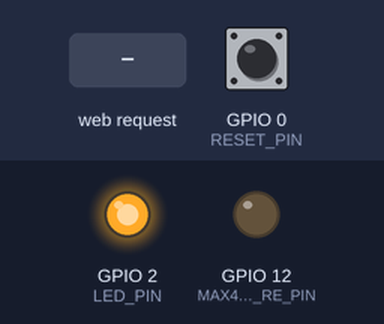
Bench run of a program on a simulated ESP8266 (NodeMCU). Parts: output pins drawn as LEDs (lit = HIGH). Inputs (shaded band) come from the test bench; at power-on: GPIO 0 (RESET_PIN) HIGH. WiFi joins after 1.5 s; servers stay silent unless stated; EEPROM starts erased; what the program prints to the serial monitor is not drawn.

Above: at 3.2 s.
3.3 s: HTTP request GET /data received
Timing chart, 0 to 6.3 s (numbered marks = the images above; inputs shaded):
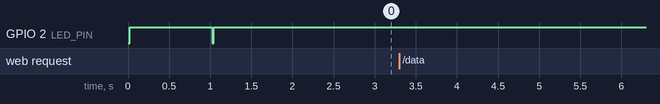

Measured:
- after the input at 3.3 s, every drawn part: stays the same

The program:

main.cpp
```cpp
#include "html.h"
#include <EEPROM.h>
#include <ESP8266WebServer.h>
#include <ESP8266WiFi.h>
#include <ModbusMaster.h>
#include <SoftwareSerial.h>

#define MAX485_RO_PIN 13    // RX
#define MAX485_DI_PIN 14    // TX
#define MAX485_DE_RE_PIN 12 // DE/RE

#define LED_PIN 2
#define RESET_PIN 0

#define FETCH_INTERVAL 1000
#define REQUEST_TIMEOUT 10000
#define RESET_HOLD_TIME 5000

String ap_ssid;
ModbusMaster node;
ESP8266WebServer WebServer(80);
SoftwareSerial RS485(MAX485_RO_PIN, MAX485_DI_PIN);

bool isFetching = false;
bool resetPending = false;
bool dataRequested = false;
bool wifiConfigured = false;

unsigned long lastFetchTime = 0;
unsigned long lastRequestTime = 0;

struct SensorData {
  uint16_t Inverter_State;
  float PV_Voltage;
  float PV_Current;
  float PV_Power;
  float Bus_Voltage;
  float AC_Voltage;
  float AC_Current;
  float Grid_Frequency;
  float Active_Power;
  float Reactive_Power;
  float Daily_Production;
  uint32_t Total_Production;
  uint8_t Temperature_Module;
  uint8_t Temperature_Inverter;
  uint32_t Total_Running_Hour;
} sensorData;

void preTransmission() {
  digitalWrite(MAX485_DE_RE_PIN, HIGH);
}

void postTransmission() {
  digitalWrite(MAX485_DE_RE_PIN, LOW);
}

bool fetchData() {
  uint8_t result = node.readHoldingRegisters(0x0000, 0x1F);
  if (result != node.ku8MBSuccess)
    return false;

  sensorData.Inverter_State = node.getResponseBuffer(0x00);
  sensorData.PV_Voltage = node.getResponseBuffer(0x06) * 0.1;
  sensorData.PV_Current = node.getResponseBuffer(0x07) * 0.01;
  sensorData.PV_Power = node.getResponseBuffer(0x0A) * 0.01;
  sensorData.Bus_Voltage = node.getResponseBuffer(0x1D) * 0.1;
  sensorData.AC_Voltage = node.getResponseBuffer(0x0F) * 0.1;
  sensorData.AC_Current = node.getResponseBuffer(0x10) * 0.01;
  sensorData.Grid_Frequency = node.getResponseBuffer(0x0E) * 0.01;
  sensorData.Active_Power = node.getResponseBuffer(0x0C) * 0.01;
  sensorData.Reactive_Power = node.getResponseBuffer(0x0D) * 0.01;
  sensorData.Daily_Production = node.getResponseBuffer(0x19) * 0.01;
  sensorData.Total_Production = (node.getResponseBuffer(0x15) << 16) + node.getResponseBuffer(0x16);
  sensorData.Temperature_Module = node.getResponseBuffer(0x1B);
  sensorData.Temperature_Inverter = node.getResponseBuffer(0x1C);
  sensorData.Total_Running_Hour = (node.getResponseBuffer(0x17) << 16) + node.getResponseBuffer(0x18);

  return true;
}

void blinkLED(int pin, int times, int onTime, int offTime) {
  for (int i = 0; i < times; ++i) {
    digitalWrite(pin, LOW);
    delay(onTime);
    digitalWrite(pin, HIGH);
    delay(offTime);
  }
}

void checkButton() {
  static unsigned long btnStart = 0;
  if (digitalRead(RESET_PIN) == LOW) {
    if (btnStart == 0) {
      btnStart = millis();
    } else if (millis() - btnStart >= RESET_HOLD_TIME && !resetPending) {
      resetPending = true;
      for (int i = 0; i < 128; ++i) {
        EEPROM.write(i, 0);
      }
      EEPROM.commit();
      wifiConfigured = false;
      Serial.println("\nWiFi settings reset! Rebooting...");
      blinkLED(LED_PIN, 5, 500, 500);
      ESP.restart();
    }
  } else {
    btnStart = 0;
    resetPending = false;
  }
}

String trimString(const String &str) {
  int start = 0;
  int end = str.length() - 1;
  while (start <= end && isspace(str[start]))
    start++;
  while (end >= start && isspace(str[end]))
    end--;
  return str.substring(start, end + 1);
}

void saveWiFiConfig() {
  String ssid = trimString(WebServer.arg("ssid"));
  String password = trimString(WebServer.arg("password"));
  String ipconfig = WebServer.arg("ipconfig");
  for (int i = 0; i < 32; ++i) {
    EEPROM.write(i, ssid[i]);
    EEPROM.write(32 + i, password[i]);
  }
  EEPROM.write(64, ipconfig == "static" ? 1 : 0);
  if (ipconfig == "static") {
    String address = trimString(WebServer.arg("address"));
    String gateway = trimString(WebServer.arg("gateway"));
    String netmask = trimString(WebServer.arg("netmask"));
    for (int i = 0; i < 32; ++i) {
      EEPROM.write(65 + i, address[i]);
      EEPROM.write(97 + i, gateway[i]);
      EEPROM.write(129 + i, netmask[i]);
    }
  }
  EEPROM.commit();
  wifiConfigured = true;
  WebServer.send(200, "text/html", "<h1>WiFi settings saved! Rebooting...</h1>");
  delay(1000);
  ESP.restart();
}

String readEEPROMString(int startAddr, int length) {
  String str;
  for (int i = 0; i < length; ++i) {
    char c = EEPROM.read(startAddr + i);
    if (c != 0)
      str += c;
  }
  return str;
}

void connectToWiFi() {
  String ssid = readEEPROMString(0, 32);
  String password = readEEPROMString(32, 32);
  bool isStaticIP = EEPROM.read(64);
  if (ssid.length() > 0) {
    if (isStaticIP) {
      IPAddress address, gateway, netmask;
      address.fromString(readEEPROMString(65, 32));
      gateway.fromString(readEEPROMString(97, 32));
      netmask.fromString(readEEPROMString(129, 32));
      WiFi.config(address, gateway, netmask);
    }
    if (password.length() > 0) {
      WiFi.begin(ssid.c_str(), password.c_str());
    } else {
      WiFi.begin(ssid.c_str());
    }
    while (WiFi.status() != WL_CONNECTED) {
      blinkLED(LED_PIN, 1, 20, 1000);
      Serial.print(".");
      checkButton();
    }
    Serial.println("\nConnected to " + ssid);
    Serial.print("IP address: ");
    Serial.println(WiFi.localIP());
    wifiConfigured = true;
  } else {
    WiFi.softAP(ap_ssid);
    Serial.println("\nAccess Point started!");
  }
}

void setup() {
  Serial.begin(115200);

  pinMode(LED_PIN, OUTPUT);
  digitalWrite(LED_PIN, HIGH);

  pinMode(RESET_PIN, INPUT_PULLUP);

  pinMode(MAX485_DE_RE_PIN, OUTPUT);
  digitalWrite(MAX485_DE_RE_PIN, LOW);

  EEPROM.begin(512);
  connectToWiFi();

  RS485.begin(9600);
  node.begin(0x01, RS485);
  node.preTransmission(preTransmission);
  node.postTransmission(postTransmission);

  WebServer.on("/", HTTP_GET, []() {
    String html = wifiConfigured ? MAIN_page : WiFi_page;
    html.replace("%CSS_STYLES%", CSS_styles);
    WebServer.send(200, "text/html", html);
  });

  WebServer.on("/data", HTTP_GET, []() {
    WebServer.sendHeader("Access-Control-Allow-Origin", "*");

    dataRequested = true;
    lastRequestTime = millis();

    String json = "{";
    json += "\"Inverter_State\":" + String(sensorData.Inverter_State) + ",";
    json += "\"PV_Voltage\":" + String(sensorData.PV_Voltage) + ",";
    json += "\"PV_Current\":" + String(sensorData.PV_Current) + ",";
    json += "\"PV_Power\":" + String(sensorData.PV_Power) + ",";
    json += "\"Bus_Voltage\":" + String(sensorData.Bus_Voltage) + ",";
    json += "\"AC_Voltage\":" + String(sensorData.AC_Voltage) + ",";
    json += "\"AC_Current\":" + String(sensorData.AC_Current) + ",";
    json += "\"Grid_Frequency\":" + String(sensorData.Grid_Frequency) + ",";
    json += "\"Active_Power\":" + String(sensorData.Active_Power) + ",";
    json += "\"Reactive_Power\":" + String(sensorData.Reactive_Power) + ",";
    json += "\"Daily_Production\":" + String(sensorData.Daily_Production) + ",";
    json += "\"Total_Production\":" + String(sensorData.Total_Production) + ",";
    json += "\"Temperature_Module\":" + String(sensorData.Temperature_Module) + ",";
    json += "\"Temperature_Inverter\":" + String(sensorData.Temperature_Inverter) + ",";
    json += "\"Total_Running_Hour\":" + String(sensorData.Total_Running_Hour) + ",";
    json += "\"RSSI\":" + String(WiFi.RSSI());
    json += "}";

    WebServer.send(200, "application/json", json);
  });

  WebServer.on("/save", HTTP_POST, saveWiFiConfig);
  WebServer.begin();
}

void loop() {
  WebServer.handleClient();

  if (WiFi.status() != WL_CONNECTED) {
    blinkLED(LED_PIN, 1, 20, 3000);
  }

  if (dataRequested && millis() - lastFetchTime >= FETCH_INTERVAL) {
    if (!isFetching) {
      Serial.println("Starting data fetching...");
      isFetching = true;
    }
    fetchData();
    lastFetchTime = millis();
  }

  if (millis() - lastRequestTime > REQUEST_TIMEOUT && dataRequested) {
    Serial.println("Stopping data fetching...");
    dataRequested = false;
    isFetching = false;
  }

  checkButton();
}
```

Source omitted: html.h (12145 bytes)
